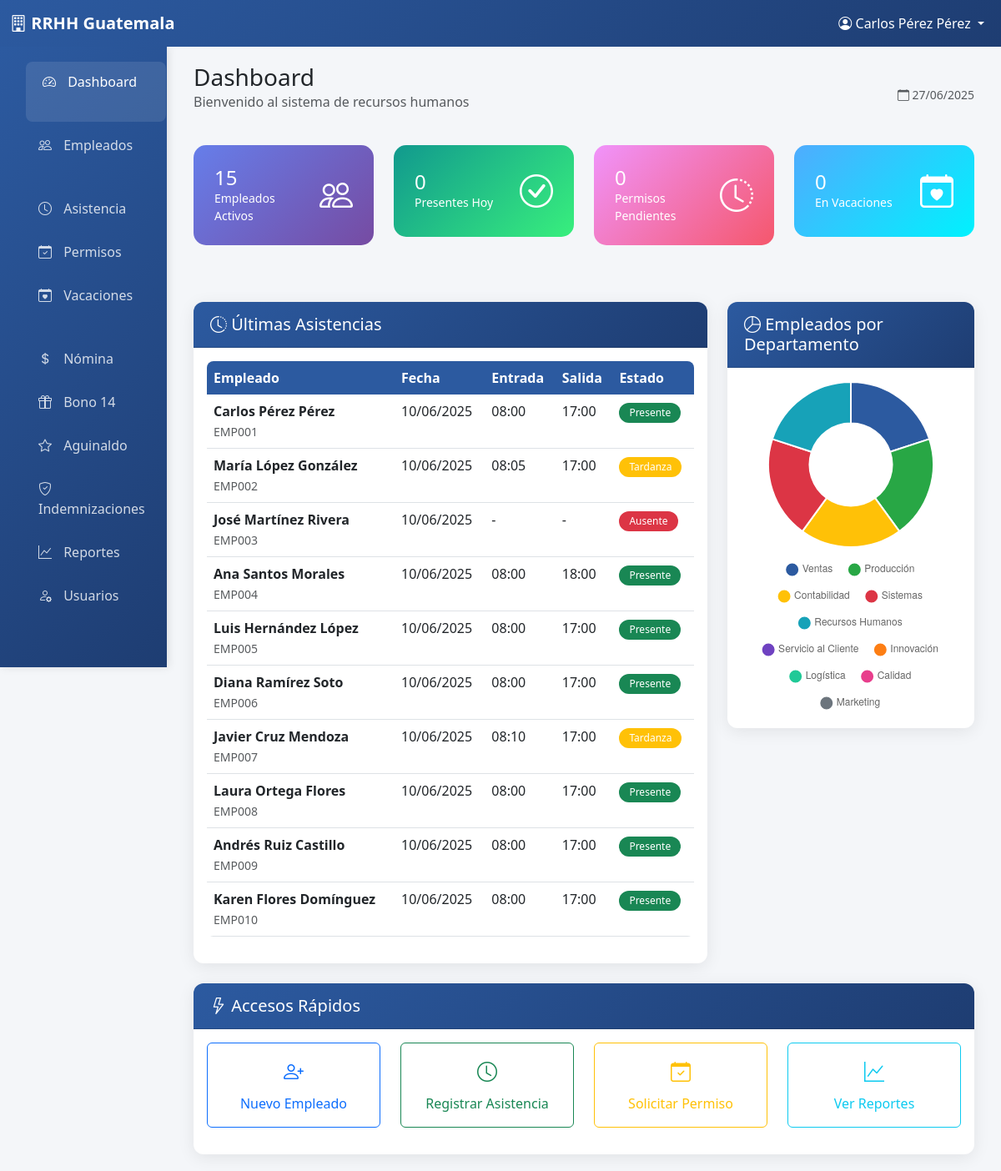
/dashboard.php (signed in), run on the app's committed database.
### tables this page shows
CREATE TABLE `asistencia` (
  `id_asistencia` int(11) NOT NULL,
  `id_empleado` int(11) NOT NULL,
  `fecha` date NOT NULL,
  `hora_entrada` time DEFAULT NULL,
  `hora_salida` time DEFAULT NULL,
  `horas_trabajadas` decimal(4,2) DEFAULT NULL,
  `horas_extra` decimal(4,2) DEFAULT 0.00,
  `observaciones` text DEFAULT NULL,
  `estado` enum('presente','ausente','tardanza','permiso','vacaciones','enfermedad') DEFAULT 'presente',
  `fecha_registro` timestamp NOT NULL DEFAULT current_timestamp()
);

CREATE TABLE `empleados` (
  `id_empleado` int(11) NOT NULL,
  `codigo_empleado` varchar(20) NOT NULL,
  `nombres` varchar(100) NOT NULL,
  `apellidos` varchar(100) NOT NULL,
  `dpi` varchar(20) NOT NULL,
  `nit` varchar(15) DEFAULT NULL,
  `telefono` varchar(15) DEFAULT NULL,
  `email` varchar(100) DEFAULT NULL,
  `direccion` text DEFAULT NULL,
  `fecha_nacimiento` date DEFAULT NULL,
  `sexo` enum('M','F') DEFAULT NULL,
  `estado_civil` enum('soltero','casado','divorciado','viudo','union_hecho') DEFAULT NULL,
  `numero_igss` varchar(20) DEFAULT NULL,
  `numero_irtra` varchar(20) DEFAULT NULL,
  `numero_cuenta_bancaria` varchar(30) DEFAULT NULL,
  `banco` varchar(50) DEFAULT NULL,
  `id_puesto` int(11) DEFAULT NULL,
  `fecha_ingreso` date NOT NULL,
  `fecha_salida` date DEFAULT NULL,
  `salario_base` decimal(10,2) NOT NULL,
  `bonificacion_decreto` decimal(10,2) DEFAULT 250.00,
  `estado` enum('activo','inactivo','suspendido','finiquitado') DEFAULT 'activo',
  `foto` blob DEFAULT NULL,
  `fecha_creacion` timestamp NOT NULL DEFAULT current_timestamp(),
  `fecha_modificacion` timestamp NOT NULL DEFAULT current_timestamp() ON UPDATE current_timestamp()
);

### dashboard.php (the view, shortened to what this page needs)
<?php
$database = new Database();
$db = $database->getConnection();
try {
    $stmt = $db->query("SELECT COUNT(*) as total FROM empleados WHERE estado = 'activo'");
    $total_empleados = $stmt->fetch(PDO::FETCH_ASSOC)['total'];
    $stmt = $db->query("SELECT COUNT(*) as total FROM asistencia WHERE fecha = CURDATE() AND estado = 'presente'");
    $presentes_hoy = $stmt->fetch(PDO::FETCH_ASSOC)['total'];
    $stmt = $db->query("SELECT COUNT(*) as total FROM permisos WHERE estado = 'pendiente'");
    $permisos_pendientes = $stmt->fetch(PDO::FETCH_ASSOC)['total'];
    $stmt = $db->query("SELECT COUNT(*) as total FROM vacaciones WHERE estado = 'en_curso'");
    $vacaciones_curso = $stmt->fetch(PDO::FETCH_ASSOC)['total'];
    $stmt = $db->query("
        SELECT a.*, CONCAT(e.nombres, ' ', e.apellidos) as empleado, e.codigo_empleado
        FROM asistencia a
        JOIN empleados e ON a.id_empleado = e.id_empleado
        ORDER BY a.fecha_registro DESC
        LIMIT 10
    ");
    $ultimas_asistencias = $stmt->fetchAll(PDO::FETCH_ASSOC);
    $stmt = $db->query("
        SELECT d.nombre as departamento, COUNT(e.id_empleado) as total
        FROM departamentos d
        LEFT JOIN puestos p ON d.id_departamento = p.id_departamento
        LEFT JOIN empleados e ON p.id_puesto = e.id_puesto AND e.estado = 'activo'
        GROUP BY d.id_departamento, d.nombre
        ORDER BY total DESC
    ");
    $empleados_departamento = $stmt->fetchAll(PDO::FETCH_ASSOC);
} catch (PDOException $e) {
    $error = "Error al obtener estadísticas: " . $e->getMessage();
}
include 'includes/header.php';
?>
<div class="container-fluid">
    <div class="row">
        <?php include 'includes/sidebar.php'; ?>
        <div class="col-lg-10">
            <div class="main-content">
                <div class="d-flex justify-content-between align-items-center mb-4">
                    <div>
                        <h1 class="h3 mb-0 text-gray-800">Dashboard</h1>
                        <p class="text-muted">Bienvenido al sistema de recursos humanos</p>
                    </div>
                    <div class="text-end">
                        <small class="text-muted">
                            <i class="bi bi-calendar"></i> <?php echo date('d/m/Y'); ?>
                        </small>
                    </div>
                </div>
                <div class="row mb-4">
                    <div class="col-xl-3 col-md-6 mb-4">
                        <div class="stats-card">
                            <div class="d-flex align-items-center">
                                <div class="flex-grow-1">
                                    <div class="h4 mb-0"><?php echo $total_empleados; ?></div>
                                    <div class="small">Empleados Activos</div>
                                </div>
                                <div class="ms-3">
                                    <i class="bi bi-people fs-1"></i>
                                </div>
                            </div>
                        </div>
                    </div>
                    <div class="col-xl-3 col-md-6 mb-4">
                        <div class="stats-card success">
                            <div class="d-flex align-items-center">
                                <div class="flex-grow-1">
                                    <div class="h4 mb-0"><?php echo $presentes_hoy; ?></div>
                                    <div class="small">Presentes Hoy</div>
                                </div>
                                <div class="ms-3">
                                    <i class="bi bi-check-circle fs-1"></i>
                                </div>
                            </div>
                        </div>
                    </div>
                    <div class="col-xl-3 col-md-6 mb-4">
                        <div class="stats-card warning">
                            <div class="d-flex align-items-center">
                                <div class="flex-grow-1">
                                    <div class="h4 mb-0"><?php echo $permisos_pendientes; ?></div>
                                    <div class="small">Permisos Pendientes</div>
                                </div>
                                <div class="ms-3">
                                    <i class="bi bi-clock-history fs-1"></i>
                                </div>
                            </div>
                        </div>
                    </div>
                    <div class="col-xl-3 col-md-6 mb-4">
                        <div class="stats-card info">
                            <div class="d-flex align-items-center">
                                <div class="flex-grow-1">
                                    <div class="h4 mb-0"><?php echo $vacaciones_curso; ?></div>
                                    <div class="small">En Vacaciones</div>
                                </div>
                                <div class="ms-3">
                                    <i class="bi bi-calendar-heart fs-1"></i>
                                </div>
                            </div>
                        </div>
                    </div>
                </div>
                <div class="row">
                    <div class="col-lg-8 mb-4">
                        <div class="card">
                            <div class="card-header">
                                <h5 class="mb-0"><i class="bi bi-clock-history"></i> Últimas Asistencias</h5>
                            </div>
                            <div class="card-body">
                                <div class="table-responsive">
                                    <table class="table table-hover">
                                        <thead>
                                            <tr>
                                                <th>Empleado</th>
                                                <th>Fecha</th>
                                                <th>Entrada</th>
                                                <th>Salida</th>
                                                <th>Estado</th>
                                            </tr>
                                        </thead>
                                        <tbody>
                                            <?php foreach ($ultimas_asistencias as $asistencia): ?>
                                            <tr>
                                                <td>
                                                    <strong><?php echo $asistencia['empleado']; ?></strong><br>
                                                    <small class="text-muted"><?php echo $asistencia['codigo_empleado']; ?></small>
                                                </td>
                                                <td><?php echo date('d/m/Y', strtotime($asistencia['fecha'])); ?></td>
                                                <td><?php echo $asistencia['hora_entrada'] ? date('H:i', strtotime($asistencia['hora_entrada'])) : '-'; ?></td>
                                                <td><?php echo $asistencia['hora_salida'] ? date('H:i', strtotime($asistencia['hora_salida'])) : '-'; ?></td>
                                                <td>
                                                    <?php
                                                    $badge_class = '';
                                                    switch($asistencia['estado']) {
                                                        case 'presente': $badge_class = 'bg-success'; break;
                                                        case 'ausente': $badge_class = 'bg-danger'; break;
                                                        case 'tardanza': $badge_class = 'bg-warning'; break;
                                                    }
                                                    ?>
                                                    <span class="badge <?php echo $badge_class; ?>">
                                                        <?php echo ucfirst($asistencia['estado']); ?>
                                                    </span>
                                                </td>
                                            </tr>
                                            <?php endforeach; ?>
                                        </tbody>
                                    </table>
                                </div>
                            </div>
                        </div>
                    </div>
                    <div class="col-lg-4 mb-4">
                        <div class="card">
                            <div class="card-header">
                                <h5 class="mb-0"><i class="bi bi-pie-chart"></i> Empleados por Departamento</h5>
                            </div>
                            <div class="card-body">
                                <canvas id="departamentosChart" width="400" height="400"></canvas>
                            </div>
                        </div>
                    </div>
                </div>
                <div class="row">
                    <div class="col-12">
                        <div class="card">
                            <div class="card-header">
                                <h5 class="mb-0"><i class="bi bi-lightning"></i> Accesos Rápidos</h5>
                            </div>
                            <div class="card-body">
                                <div class="row">
                                    <?php if($_SESSION['nivel_acceso'] >= 2): ?>
                                    <div class="col-lg-3 col-md-6 mb-3">
                                        <a href="empleados.php?action=nuevo" class="btn btn-outline-primary w-100 p-3">
                                            <i class="bi bi-person-plus fs-4 d-block mb-2"></i>
                                            Nuevo Empleado
                                        </a>
                                    </div>
                                    <?php endif; ?>
                                    <div class="col-lg-3 col-md-6 mb-3">
                                        <a href="asistencia.php?action=registrar" class="btn btn-outline-success w-100 p-3">
                                            <i class="bi bi-clock fs-4 d-block mb-2"></i>
                                            Registrar Asistencia
                                        </a>
                                    </div>
                                    <div class="col-lg-3 col-md-6 mb-3">
                                        <a href="permisos.php?action=solicitar" class="btn btn-outline-warning w-100 p-3">
                                            <i class="bi bi-calendar-check fs-4 d-block mb-2"></i>
                                            Solicitar Permiso
                                        </a>
                                    </div>
                                    <?php if($_SESSION['nivel_acceso'] >= 3): ?>
                                    <div class="col-lg-3 col-md-6 mb-3">
                                        <a href="reportes.php" class="btn btn-outline-info w-100 p-3">
                                            <i class="bi bi-graph-up fs-4 d-block mb-2"></i>
                                            Ver Reportes
                                        </a>
                                    </div>
                                    <?php endif; ?>
                                </div>
                            </div>
                        </div>
                    </div>
                </div>
            </div>
        </div>
    </div>
</div>
<script>
// Gráfico de empleados por departamento
const ctx = document.getElementById('departamentosChart').getContext('2d');
const departamentosData = <?php echo json_encode($empleados_departamento); ?>;
const labels = departamentosData.map(item => item.departamento);
const data = departamentosData.map(item => item.total);
new Chart(ctx, {
    type: 'doughnut',
    data: {
        labels: labels,
        datasets: [{
            data: data,
            backgroundColor: [
                '#2c5aa0',
                '#28a745',
                '#ffc107',
                '#dc3545',
                '#17a2b8',
                '#6f42c1',
                '#fd7e14',
                '#20c997',
                '#e83e8c',
                '#6c757d'
            ],
            borderWidth: 2,
            borderColor: '#fff'
        }]
    },
    options: {
        responsive: true,
        maintainAspectRatio: false,
        plugins: {
            legend: {
                position: 'bottom',
                labels: {
                    padding: 20,
                    usePointStyle: true
                }
            }
        }
    }
});
</script>
<?php include 'includes/footer.php'; ?>

### data on the page
asistencia: empleado "Carlos Pérez Pérez", id_empleado.codigo_empleado "EMP001", fecha "10/06/2025", hora_entrada "08:00", hora_salida "17:00", estado "Presente"
asistencia: empleado "María López González", id_empleado.codigo_empleado "EMP002", fecha "10/06/2025", hora_entrada "08:05", hora_salida "17:00", estado "Tardanza"
asistencia: empleado "José Martínez Rivera", id_empleado.codigo_empleado "EMP003", fecha "10/06/2025", estado "Ausente"
asistencia: empleado "Ana Santos Morales", id_empleado.codigo_empleado "EMP004", fecha "10/06/2025", hora_entrada "08:00", hora_salida "18:00", estado "Presente"
asistencia: empleado "Luis Hernández López", id_empleado.codigo_empleado "EMP005", fecha "10/06/2025", hora_entrada "08:00", hora_salida "17:00", estado "Presente"
asistencia: empleado "Diana Ramírez Soto", id_empleado.codigo_empleado "EMP006", fecha "10/06/2025", hora_entrada "08:00", hora_salida "17:00", estado "Presente"
asistencia: empleado "Javier Cruz Mendoza", id_empleado.codigo_empleado "EMP007", fecha "10/06/2025", hora_entrada "08:10", hora_salida "17:00", estado "Tardanza"
asistencia: empleado "Laura Ortega Flores", id_empleado.codigo_empleado "EMP008", fecha "10/06/2025", hora_entrada "08:00", hora_salida "17:00", estado "Presente"
asistencia: empleado "Andrés Ruiz Castillo", id_empleado.codigo_empleado "EMP009", fecha "10/06/2025", hora_entrada "08:00", hora_salida "17:00", estado "Presente"
asistencia: empleado "Karen Flores Domínguez", id_empleado.codigo_empleado "EMP010", fecha "10/06/2025", hora_entrada "08:00", hora_salida "17:00", estado "Presente"

### other printed values
$_SESSION['nombre_usuario'] "Carlos Pérez Pérez"
$total_empleados "15"
$presentes_hoy "0"
$permisos_pendientes "0"
$vacaciones_curso "0"
